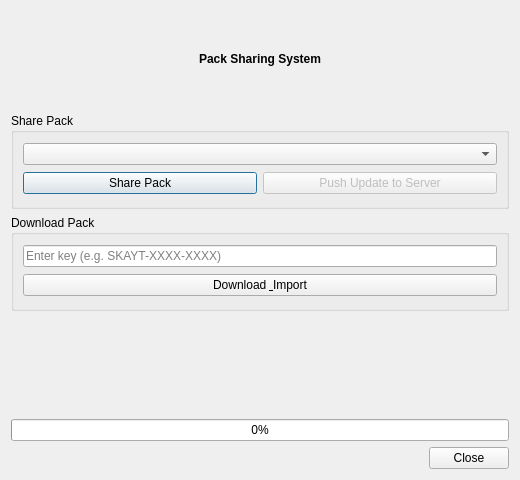
<?xml version="1.0" encoding="UTF-8"?>
<ui version="4.0">
 <class>ShareDialog</class>
 <widget class="QDialog" name="ShareDialog">
  <property name="geometry">
   <rect>
    <x>0</x>
    <y>0</y>
    <width>520</width>
    <height>480</height>
   </rect>
  </property>
  <property name="windowTitle">
   <string>PrismOnline — Pack Sharing</string>
  </property>
  <layout class="QVBoxLayout" name="verticalLayout">
   <item>
    <widget class="QLabel" name="labelTitle">
     <property name="text">
      <string>&lt;b&gt;Pack Sharing System&lt;/b&gt;</string>
     </property>
     <property name="alignment">
      <set>Qt::AlignCenter</set>
     </property>
    </widget>
   </item>
   <item>
    <widget class="QGroupBox" name="shareGroup">
     <property name="title">
      <string>Share Pack</string>
     </property>
     <layout class="QVBoxLayout" name="shareLayout">
      <item>
       <widget class="QComboBox" name="instanceCombo"/>
      </item>
      <item>
       <layout class="QHBoxLayout" name="shareButtonsLayout">
        <item>
         <widget class="QPushButton" name="shareButton">
          <property name="text">
           <string>Share Pack</string>
          </property>
         </widget>
        </item>
        <item>
         <widget class="QPushButton" name="updateButton">
          <property name="text">
           <string>Push Update to Server</string>
          </property>
          <property name="toolTip">
           <string>Update an existing shared pack on the server (requires PrismOnline key)</string>
          </property>
          <property name="enabled">
           <bool>false</bool>
          </property>
         </widget>
        </item>
       </layout>
      </item>
     </layout>
    </widget>
   </item>
   <item>
    <widget class="QGroupBox" name="downloadGroup">
     <property name="title">
      <string>Download Pack</string>
     </property>
     <layout class="QVBoxLayout" name="downloadLayout">
      <item>
       <widget class="QLineEdit" name="keyEdit">
        <property name="placeholderText">
         <string>Enter key (e.g. SKAYT-XXXX-XXXX)</string>
        </property>
       </widget>
      </item>
      <item>
       <widget class="QPushButton" name="downloadButton">
        <property name="text">
         <string>Download &amp; Import</string>
        </property>
       </widget>
      </item>
     </layout>
    </widget>
   </item>
   <item>
    <widget class="QLabel" name="statusLabel">
     <property name="text">
      <string/>
     </property>
     <property name="alignment">
      <set>Qt::AlignCenter</set>
     </property>
    </widget>
   </item>
   <item>
    <widget class="QProgressBar" name="progressBar">
     <property name="value">
      <number>0</number>
     </property>
     <property name="visible">
      <bool>false</bool>
     </property>
    </widget>
   </item>
   <item>
    <widget class="QDialogButtonBox" name="buttonBox">
     <property name="standardButtons">
      <set>QDialogButtonBox::Close</set>
     </property>
    </widget>
   </item>
  </layout>
 </widget>
 <resources/>
 <connections/>
</ui>
